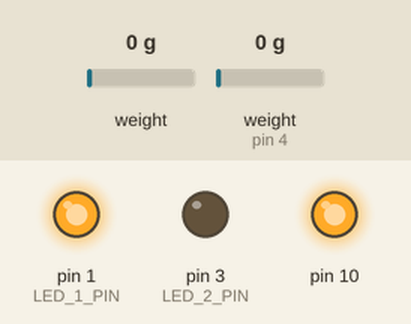
Recording of a sketch running on a simulated Arduino Uno, built with avr-gcc and run on an emulated ATmega328P. Parts: output pins drawn as LEDs (lit = HIGH). The test bench sets the inputs (shaded band); at power-on: weight on the scale 0 g, weight on the scale (sensor on pin 4) 0 g.

Above: at 7.3 s.
At 9.3 s:
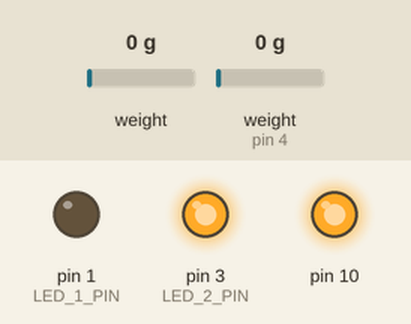
At 10.3 s:
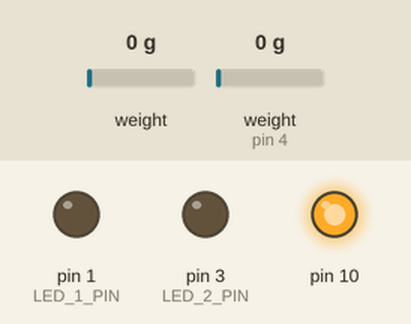
Timing chart, 0 to 12.1 s (numbered marks = the images above):
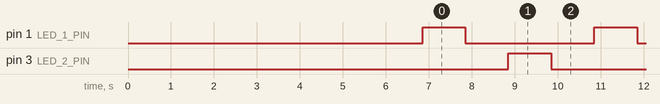

The sketch:

pinTest.ino
```cpp
#include <SPI.h>                  //SPI data
#include <MFRC522.h>              //RFID module
#include <HX711_ADC.h>            //HX711 load
#include <Wire.h>                 //HX711 load

#define RST_PIN         5               //RFID Pin 5 RC522 Reset
#define SS_PIN          15              //RFID Pin 15 RC522 SS (SDA)
#define LED_1_PIN       1               //Led 1 pin 1
#define LED_2_PIN       3               //Led 2 pin 3
#define LED_ERROR_PIN   16              //Error led pin 16 (In mcu)-
#define LOAD_A_DATA     4               //Load A pin 4 - Data
#define LOAD_A_SCK      16              //Load A pin 16 - Clock
#define LOAD_B_DATA     0               //Load B pin 1 - Data
#define LOAD_B_SCK      2               //Load B pin 3 - Clock

#define ID_LIST_NUM     5               //ID list max number
#define LOAD_A_FACTOR   1               //Calibration factor of load A
#define LOAD_B_FACTOR   1               //Calibration factor of load B

#define MATERIAL_POS_1  0x01            //Mask position of material 1
#define MATERIAL_POS_2  0x02            //Mask position of material 2

MFRC522 mfrc522(SS_PIN, RST_PIN);               //RC522 object
HX711_ADC LoadACell(LOAD_A_DATA, LOAD_A_SCK);   //Load A cell object (data pin, sck pin)
HX711_ADC LoadBCell(LOAD_B_DATA, LOAD_B_SCK);   //Load B cell object (data pin, sck pin)

void setup() {

 // Serial.begin(9600);         //Serial comm init
  //Serial.println("Initialization");

  pinMode(LED_1_PIN, OUTPUT);       //Set LED_1_PIN as output.
  pinMode(LED_2_PIN, OUTPUT);       //Set LED_2_PIN as output. Pin 9 manda a reset el micro. NO USAR!!!!

  digitalWrite(LED_1_PIN, LOW);     //Set LED_1_PIN value 0
  digitalWrite(LED_2_PIN, LOW);     //Set LED_2_PIN value 0 Pin 9 manda a reset el micro. NO USAR!!!!
  Serial.println("Sensor pins initialized");

  Serial.println("Load cells");
  LoadACell.begin();                        //Start connection to HX711
  LoadACell.start(2000);                    //Load cells gets 2000ms of time to stabilize
  LoadACell.setCalFactor(LOAD_A_FACTOR);    //Calibration factor for load cell
  Serial.println("Load A initialized");
  LoadBCell.begin();                        //Start connection to HX711
  LoadBCell.start(2000);                    //Load cells gets 2000ms of time to stabilize
  LoadBCell.setCalFactor(LOAD_B_FACTOR);    //Calibration factor for load cell
  Serial.println("Load B initialized");

  delay(2000);
  Serial.println("Passed 2 seconds");

  SPI.begin();          //SPI Bus Initialization
  mfrc522.PCD_Init();   //MFRC522 Initialization
  Serial.println("RFID module initialized");
}

void loop() {

  digitalWrite(LED_1_PIN, HIGH);   // turn the LED on (HIGH is the voltage level)
  delay(1000);                       // wait for a second
  digitalWrite(LED_1_PIN, LOW);    // turn the LED off by making the voltage LOW
  delay(1000);

  digitalWrite(LED_2_PIN, HIGH);   // turn the LED on (HIGH is the voltage level)
  delay(1000);                       // wait for a second
  digitalWrite(LED_2_PIN, LOW);    // turn the LED off by making the voltage LOW
  delay(1000);

}
```

Measured:
- by itself, pin 1 (LED_1_PIN), pin 3 (LED_2_PIN): alternates HIGH for 1.0 s and LOW for 3.0 s
- by itself, everything shown: repeats every 4.0 s, in 4 steps
